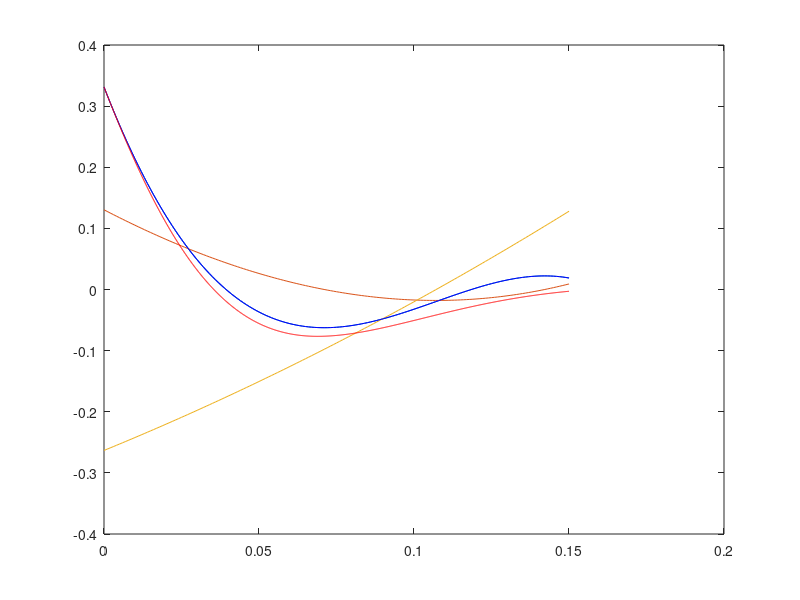

Here is the MATLAB script that generated this plot:
clear all;

degToRad = 2 * pi / 360;
% a = -9.411e05 * degToRad;
% b = 1.084e05 * degToRad;
% c = 1151 * degToRad;
% d = -624.8 * degToRad;
% e = 18.44 * degToRad;

a = -1.688e04 * degToRad;
b = -1.985e04 * degToRad;
c = 7543 * degToRad;
d = -747.2 * degToRad;
e = 18.98 * degToRad;

inertiaRatio = 0.400580495539649;

% ks = -201.6;
% kd = -77.57;
% kp = -1965;



ks = -0.036103383760814e02;
kd = -0.405350054329964e02;
kp = 5.801067928411886e02 * 2;


endTime = 0.15;

times = 0 : 0.001 : endTime;
count = size(times, 2);
for i = 1 : count
    t = times(i);
    x(i) = a * t^4 + b * t^3 + c * t^2 + d * t + e;
    xdot(i) = -(4 * a * t^3 + 3 * b * t^2 + 2 * c * t + d);
    xddot(i) = -(12 * a * t^2 + 6 * b * t + 2 * c);
    
end
plot(times, x, times, xdot / 100, times, xddot / 1000);
% plot(x, xddot);

A = zeros([count, 3]);
b = zeros([count, 1]);
for i = 1 : count
        A(i, 1) = abs(xdot(i)) / xdot(i);
        A(i, 2) = xdot(i);
        A(i, 3) = x(i);
        b(i) = xddot(i);
end

params = A \ b
ks = params(1);
kd = params(2);
kp = params(3);

ks = -0.036103383760814e02;
kd = -0.405350054329964e02;
kp = 5.801067928411886e02 * 2;

timeStep = 0.0001;
newTimes = 0 : timeStep : endTime;
count = size(newTimes, 2);
recoveredXDot(1) = xdot(1);
recoveredX(1) = x(1);
for i = 2 : count
    sign = abs(recoveredXDot(i - 1)) / recoveredXDot(i - 1);
    recoveredAcc = kp * recoveredX(i - 1) + kd * recoveredXDot(i - 1) + sign * ks;
    recoveredXDot(i) = recoveredXDot(i - 1) + timeStep * recoveredAcc;
    recoveredX(i) = recoveredX(i - 1) - timeStep * recoveredXDot(i);
end
hold on;
plot(times, x, 'b');
plot(newTimes, recoveredX, 'r');


